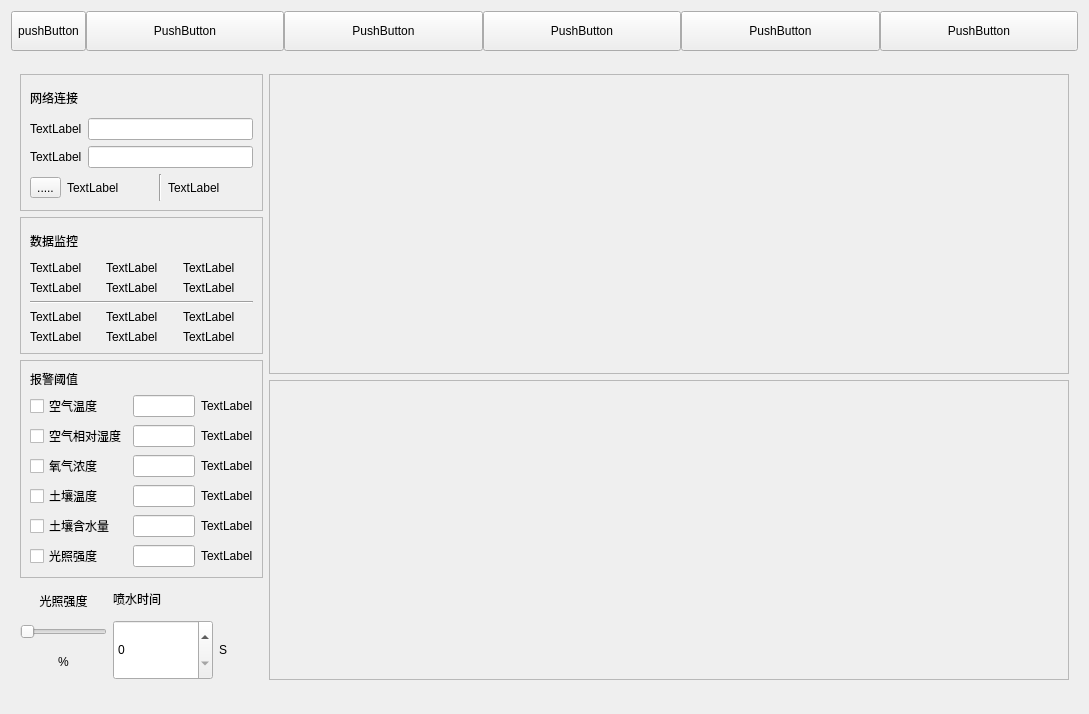
<?xml version="1.0" encoding="UTF-8"?>
<ui version="4.0">
 <class>Widget</class>
 <widget class="QWidget" name="Widget">
  <property name="geometry">
   <rect>
    <x>0</x>
    <y>0</y>
    <width>1089</width>
    <height>714</height>
   </rect>
  </property>
  <property name="minimumSize">
   <size>
    <width>700</width>
    <height>600</height>
   </size>
  </property>
  <property name="windowTitle">
   <string>Widget</string>
  </property>
  <layout class="QVBoxLayout" name="verticalLayout_7">
   <item>
    <layout class="QVBoxLayout" name="verticalLayout_3" stretch="1,10">
     <property name="spacing">
      <number>0</number>
     </property>
     <property name="sizeConstraint">
      <enum>QLayout::SizeConstraint::SetDefaultConstraint</enum>
     </property>
     <item>
      <layout class="QHBoxLayout" name="horizontalLayout" stretch="0,0,0,0,0,0">
       <property name="spacing">
        <number>0</number>
       </property>
       <property name="sizeConstraint">
        <enum>QLayout::SizeConstraint::SetFixedSize</enum>
       </property>
       <item>
        <widget class="QToolButton" name="toolButton">
         <property name="minimumSize">
          <size>
           <width>0</width>
           <height>40</height>
          </size>
         </property>
         <property name="text">
          <string>pushButton</string>
         </property>
        </widget>
       </item>
       <item>
        <widget class="QPushButton" name="pushButton_2">
         <property name="minimumSize">
          <size>
           <width>0</width>
           <height>40</height>
          </size>
         </property>
         <property name="text">
          <string>PushButton</string>
         </property>
        </widget>
       </item>
       <item>
        <widget class="QPushButton" name="pushButton_3">
         <property name="minimumSize">
          <size>
           <width>0</width>
           <height>40</height>
          </size>
         </property>
         <property name="text">
          <string>PushButton</string>
         </property>
        </widget>
       </item>
       <item>
        <widget class="QPushButton" name="pushButton_4">
         <property name="minimumSize">
          <size>
           <width>0</width>
           <height>40</height>
          </size>
         </property>
         <property name="text">
          <string>PushButton</string>
         </property>
        </widget>
       </item>
       <item>
        <widget class="QPushButton" name="pushButton_5">
         <property name="minimumSize">
          <size>
           <width>0</width>
           <height>40</height>
          </size>
         </property>
         <property name="text">
          <string>PushButton</string>
         </property>
        </widget>
       </item>
       <item>
        <widget class="QPushButton" name="pushButton_6">
         <property name="minimumSize">
          <size>
           <width>0</width>
           <height>40</height>
          </size>
         </property>
         <property name="text">
          <string>PushButton</string>
         </property>
        </widget>
       </item>
      </layout>
     </item>
     <item>
      <widget class="QWidget" name="widget" native="true">
       <property name="minimumSize">
        <size>
         <width>0</width>
         <height>0</height>
        </size>
       </property>
       <layout class="QVBoxLayout" name="verticalLayout_10">
        <item>
         <layout class="QHBoxLayout" name="horizontalLayout_4">
          <item>
           <layout class="QVBoxLayout" name="verticalLayout_8">
            <item>
             <widget class="QFrame" name="frame">
              <property name="frameShape">
               <enum>QFrame::Shape::StyledPanel</enum>
              </property>
              <property name="frameShadow">
               <enum>QFrame::Shadow::Raised</enum>
              </property>
              <layout class="QVBoxLayout" name="verticalLayout">
               <item>
                <widget class="QLabel" name="label">
                 <property name="maximumSize">
                  <size>
                   <width>80</width>
                   <height>30</height>
                  </size>
                 </property>
                 <property name="text">
                  <string>网络连接</string>
                 </property>
                </widget>
               </item>
               <item>
                <layout class="QGridLayout" name="gridLayout">
                 <item row="0" column="0">
                  <widget class="QLabel" name="label_2">
                   <property name="text">
                    <string>TextLabel</string>
                   </property>
                  </widget>
                 </item>
                 <item row="0" column="1">
                  <widget class="QLineEdit" name="lineEdit"/>
                 </item>
                 <item row="1" column="0">
                  <widget class="QLabel" name="label_3">
                   <property name="text">
                    <string>TextLabel</string>
                   </property>
                  </widget>
                 </item>
                 <item row="1" column="1">
                  <widget class="QLineEdit" name="lineEdit_2"/>
                 </item>
                </layout>
               </item>
               <item>
                <layout class="QHBoxLayout" name="horizontalLayout_2">
                 <item>
                  <widget class="QToolButton" name="toolButton_2">
                   <property name="text">
                    <string>.....</string>
                   </property>
                  </widget>
                 </item>
                 <item>
                  <widget class="QLabel" name="label_26">
                   <property name="text">
                    <string>TextLabel</string>
                   </property>
                  </widget>
                 </item>
                 <item>
                  <widget class="Line" name="line_2">
                   <property name="orientation">
                    <enum>Qt::Orientation::Vertical</enum>
                   </property>
                  </widget>
                 </item>
                 <item>
                  <widget class="QLabel" name="label_27">
                   <property name="text">
                    <string>TextLabel</string>
                   </property>
                  </widget>
                 </item>
                </layout>
               </item>
              </layout>
             </widget>
            </item>
            <item>
             <widget class="QFrame" name="frame_2">
              <property name="frameShape">
               <enum>QFrame::Shape::StyledPanel</enum>
              </property>
              <property name="frameShadow">
               <enum>QFrame::Shadow::Raised</enum>
              </property>
              <layout class="QVBoxLayout" name="verticalLayout_2">
               <item>
                <widget class="QLabel" name="label_16">
                 <property name="enabled">
                  <bool>true</bool>
                 </property>
                 <property name="maximumSize">
                  <size>
                   <width>125</width>
                   <height>36</height>
                  </size>
                 </property>
                 <property name="text">
                  <string>数据监控</string>
                 </property>
                </widget>
               </item>
               <item>
                <layout class="QGridLayout" name="gridLayout_2">
                 <item row="3" column="0">
                  <widget class="QLabel" name="label_10">
                   <property name="text">
                    <string>TextLabel</string>
                   </property>
                  </widget>
                 </item>
                 <item row="3" column="1">
                  <widget class="QLabel" name="label_11">
                   <property name="text">
                    <string>TextLabel</string>
                   </property>
                  </widget>
                 </item>
                 <item row="0" column="1">
                  <widget class="QLabel" name="label_5">
                   <property name="text">
                    <string>TextLabel</string>
                   </property>
                  </widget>
                 </item>
                 <item row="4" column="2">
                  <widget class="QLabel" name="label_15">
                   <property name="text">
                    <string>TextLabel</string>
                   </property>
                  </widget>
                 </item>
                 <item row="1" column="1">
                  <widget class="QLabel" name="label_8">
                   <property name="text">
                    <string>TextLabel</string>
                   </property>
                  </widget>
                 </item>
                 <item row="1" column="2">
                  <widget class="QLabel" name="label_9">
                   <property name="text">
                    <string>TextLabel</string>
                   </property>
                  </widget>
                 </item>
                 <item row="0" column="0">
                  <widget class="QLabel" name="label_4">
                   <property name="text">
                    <string>TextLabel</string>
                   </property>
                  </widget>
                 </item>
                 <item row="1" column="0">
                  <widget class="QLabel" name="label_7">
                   <property name="text">
                    <string>TextLabel</string>
                   </property>
                  </widget>
                 </item>
                 <item row="2" column="0" colspan="3">
                  <widget class="Line" name="line">
                   <property name="orientation">
                    <enum>Qt::Orientation::Horizontal</enum>
                   </property>
                  </widget>
                 </item>
                 <item row="0" column="2">
                  <widget class="QLabel" name="label_6">
                   <property name="text">
                    <string>TextLabel</string>
                   </property>
                  </widget>
                 </item>
                 <item row="4" column="1">
                  <widget class="QLabel" name="label_14">
                   <property name="text">
                    <string>TextLabel</string>
                   </property>
                  </widget>
                 </item>
                 <item row="4" column="0">
                  <widget class="QLabel" name="label_13">
                   <property name="text">
                    <string>TextLabel</string>
                   </property>
                  </widget>
                 </item>
                 <item row="3" column="2">
                  <widget class="QLabel" name="label_12">
                   <property name="text">
                    <string>TextLabel</string>
                   </property>
                  </widget>
                 </item>
                </layout>
               </item>
              </layout>
             </widget>
            </item>
            <item>
             <widget class="QFrame" name="frame_3">
              <property name="frameShape">
               <enum>QFrame::Shape::StyledPanel</enum>
              </property>
              <property name="frameShadow">
               <enum>QFrame::Shadow::Raised</enum>
              </property>
              <layout class="QVBoxLayout" name="verticalLayout_6">
               <item>
                <layout class="QVBoxLayout" name="verticalLayout_4">
                 <item>
                  <widget class="QLabel" name="label_23">
                   <property name="text">
                    <string>报警阈值</string>
                   </property>
                  </widget>
                 </item>
                 <item>
                  <layout class="QGridLayout" name="gridLayout_3">
                   <item row="0" column="0">
                    <widget class="QCheckBox" name="checkBox">
                     <property name="text">
                      <string>空气温度</string>
                     </property>
                    </widget>
                   </item>
                   <item row="0" column="1">
                    <widget class="QLineEdit" name="lineEdit_3"/>
                   </item>
                   <item row="0" column="2">
                    <widget class="QLabel" name="label_17">
                     <property name="text">
                      <string>TextLabel</string>
                     </property>
                    </widget>
                   </item>
                   <item row="1" column="0">
                    <widget class="QCheckBox" name="checkBox_2">
                     <property name="text">
                      <string>空气相对湿度</string>
                     </property>
                    </widget>
                   </item>
                   <item row="1" column="1">
                    <widget class="QLineEdit" name="lineEdit_4"/>
                   </item>
                   <item row="1" column="2">
                    <widget class="QLabel" name="label_18">
                     <property name="text">
                      <string>TextLabel</string>
                     </property>
                    </widget>
                   </item>
                   <item row="2" column="0">
                    <widget class="QCheckBox" name="checkBox_3">
                     <property name="text">
                      <string>氧气浓度</string>
                     </property>
                    </widget>
                   </item>
                   <item row="2" column="1">
                    <widget class="QLineEdit" name="lineEdit_5"/>
                   </item>
                   <item row="2" column="2">
                    <widget class="QLabel" name="label_19">
                     <property name="text">
                      <string>TextLabel</string>
                     </property>
                    </widget>
                   </item>
                   <item row="3" column="0">
                    <widget class="QCheckBox" name="checkBox_6">
                     <property name="text">
                      <string>土壤温度</string>
                     </property>
                    </widget>
                   </item>
                   <item row="3" column="1">
                    <widget class="QLineEdit" name="lineEdit_6"/>
                   </item>
                   <item row="3" column="2">
                    <widget class="QLabel" name="label_20">
                     <property name="text">
                      <string>TextLabel</string>
                     </property>
                    </widget>
                   </item>
                   <item row="4" column="0">
                    <widget class="QCheckBox" name="checkBox_5">
                     <property name="text">
                      <string>土壤含水量</string>
                     </property>
                    </widget>
                   </item>
                   <item row="4" column="1">
                    <widget class="QLineEdit" name="lineEdit_7"/>
                   </item>
                   <item row="4" column="2">
                    <widget class="QLabel" name="label_21">
                     <property name="text">
                      <string>TextLabel</string>
                     </property>
                    </widget>
                   </item>
                   <item row="5" column="0">
                    <widget class="QCheckBox" name="checkBox_4">
                     <property name="text">
                      <string>光照强度</string>
                     </property>
                    </widget>
                   </item>
                   <item row="5" column="1">
                    <widget class="QLineEdit" name="lineEdit_8"/>
                   </item>
                   <item row="5" column="2">
                    <widget class="QLabel" name="label_22">
                     <property name="text">
                      <string>TextLabel</string>
                     </property>
                    </widget>
                   </item>
                  </layout>
                 </item>
                </layout>
               </item>
              </layout>
             </widget>
            </item>
            <item>
             <layout class="QHBoxLayout" name="horizontalLayout_3">
              <item>
               <layout class="QVBoxLayout" name="verticalLayout_5">
                <item>
                 <widget class="QLabel" name="label_24">
                  <property name="minimumSize">
                   <size>
                    <width>0</width>
                    <height>30</height>
                   </size>
                  </property>
                  <property name="maximumSize">
                   <size>
                    <width>16777215</width>
                    <height>30</height>
                   </size>
                  </property>
                  <property name="text">
                   <string>光照强度</string>
                  </property>
                  <property name="alignment">
                   <set>Qt::AlignmentFlag::AlignCenter</set>
                  </property>
                 </widget>
                </item>
                <item>
                 <widget class="QSlider" name="horizontalSlider">
                  <property name="orientation">
                   <enum>Qt::Orientation::Horizontal</enum>
                  </property>
                 </widget>
                </item>
                <item>
                 <widget class="QLabel" name="label_25">
                  <property name="minimumSize">
                   <size>
                    <width>0</width>
                    <height>30</height>
                   </size>
                  </property>
                  <property name="maximumSize">
                   <size>
                    <width>16777215</width>
                    <height>30</height>
                   </size>
                  </property>
                  <property name="text">
                   <string>%</string>
                  </property>
                  <property name="alignment">
                   <set>Qt::AlignmentFlag::AlignCenter</set>
                  </property>
                 </widget>
                </item>
               </layout>
              </item>
              <item>
               <layout class="QGridLayout" name="gridLayout_4">
                <item row="0" column="0" colspan="2">
                 <widget class="QLabel" name="label_28">
                  <property name="minimumSize">
                   <size>
                    <width>150</width>
                    <height>0</height>
                   </size>
                  </property>
                  <property name="maximumSize">
                   <size>
                    <width>16777215</width>
                    <height>30</height>
                   </size>
                  </property>
                  <property name="text">
                   <string>喷水时间</string>
                  </property>
                 </widget>
                </item>
                <item row="1" column="0">
                 <widget class="QSpinBox" name="spinBox">
                  <property name="minimumSize">
                   <size>
                    <width>100</width>
                    <height>0</height>
                   </size>
                  </property>
                  <property name="maximumSize">
                   <size>
                    <width>16777215</width>
                    <height>60</height>
                   </size>
                  </property>
                  <property name="maximum">
                   <number>100000</number>
                  </property>
                 </widget>
                </item>
                <item row="1" column="1">
                 <widget class="QLabel" name="label_29">
                  <property name="maximumSize">
                   <size>
                    <width>16777215</width>
                    <height>60</height>
                   </size>
                  </property>
                  <property name="text">
                   <string>S</string>
                  </property>
                 </widget>
                </item>
               </layout>
              </item>
             </layout>
            </item>
           </layout>
          </item>
          <item>
           <layout class="QVBoxLayout" name="verticalLayout_9">
            <item>
             <widget class="QFrame" name="frame_4">
              <property name="minimumSize">
               <size>
                <width>800</width>
                <height>300</height>
               </size>
              </property>
              <property name="maximumSize">
               <size>
                <width>800</width>
                <height>300</height>
               </size>
              </property>
              <property name="frameShape">
               <enum>QFrame::Shape::StyledPanel</enum>
              </property>
              <property name="frameShadow">
               <enum>QFrame::Shadow::Raised</enum>
              </property>
             </widget>
            </item>
            <item>
             <widget class="QFrame" name="frame_5">
              <property name="minimumSize">
               <size>
                <width>800</width>
                <height>300</height>
               </size>
              </property>
              <property name="maximumSize">
               <size>
                <width>800</width>
                <height>300</height>
               </size>
              </property>
              <property name="frameShape">
               <enum>QFrame::Shape::StyledPanel</enum>
              </property>
              <property name="frameShadow">
               <enum>QFrame::Shadow::Raised</enum>
              </property>
             </widget>
            </item>
           </layout>
          </item>
         </layout>
        </item>
       </layout>
      </widget>
     </item>
    </layout>
   </item>
  </layout>
 </widget>
 <tabstops>
  <tabstop>pushButton_2</tabstop>
  <tabstop>pushButton_3</tabstop>
  <tabstop>pushButton_4</tabstop>
  <tabstop>pushButton_5</tabstop>
  <tabstop>pushButton_6</tabstop>
  <tabstop>checkBox</tabstop>
  <tabstop>lineEdit_3</tabstop>
  <tabstop>checkBox_2</tabstop>
  <tabstop>lineEdit_4</tabstop>
  <tabstop>checkBox_3</tabstop>
  <tabstop>lineEdit_5</tabstop>
  <tabstop>checkBox_6</tabstop>
  <tabstop>lineEdit_6</tabstop>
  <tabstop>checkBox_5</tabstop>
  <tabstop>lineEdit_7</tabstop>
  <tabstop>checkBox_4</tabstop>
  <tabstop>lineEdit_8</tabstop>
  <tabstop>lineEdit</tabstop>
  <tabstop>lineEdit_2</tabstop>
 </tabstops>
 <resources/>
 <connections/>
</ui>
